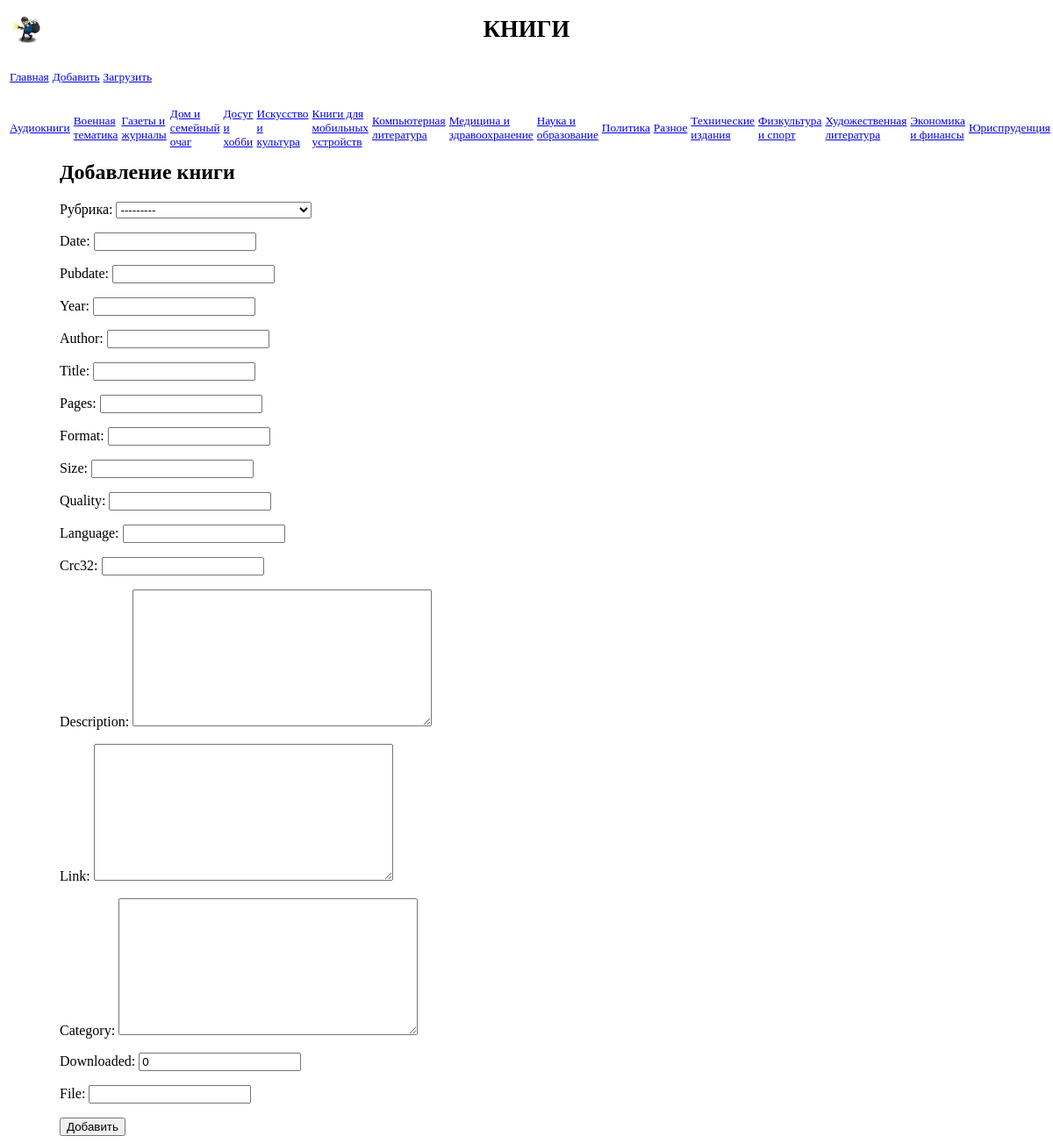
Page /arkadiy39/books/add/ on the committed database.
### arkadiy39/models.py (models this page shows)
class Rubric(models.Model):
    name = models.CharField(max_length=20, db_index=True, verbose_name='Название')
    class Meta:
        verbose_name_plural = "Рубрики"
        verbose_name = "Рубрика"
        ordering = ['name']
    def __str__(self):
        return self.name

### arkadiy39/views.py (the view)
# urls.py: path('books/add/',BooksCreateView.as_view(),name='add'),
class BooksCreateView(CreateView):
    template_name='arkadiy39/create.html'
    form_class = BookForm
    success_url = reverse_lazy('books_index')
    def get_context_data(self, **kwargs):
        context=super().get_context_data(**kwargs)
        context['rubrics']=Rubric.objects.all()
        return context

### arkadiy39/forms.py
class BookForm(ModelForm):
    class Meta:
        model = Books
        fields=('rubric', 'date', 'pubdate', 'year', 'author', 'title', 'pages', 'format','size', 'quality',
                'language', 'crc32','description', 'link', 'category', 'downloaded', 'file')

### arkadiy39/templates/arkadiy39/create.html (shortened to what this page needs)
{%extends "layout/basic.html"%}
{%block content%}
    <h2>Добавление книги</h2>
    <form method="post">
        {{form.as_p}}
        <input type="submit" value="Добавить">
    </form>
{%endblock%}

### arkadiy39/templates/layout/basic.html (shortened to what this page needs)
{%load static%}
<!DOCTYPE html>
<html>
<head>
	<link rel="stylesheet" type="text/css" href="{%static 'books/books_style.css'%}">
</head>
<body>
	<header>
        <h1>Книги</h1>
    </header>
    <nav>
		<table class="table-nav-top">
        <tr>
            <td><a href="{%url 'books_index'%}">Главная</a></td>
            <td><a href="{%url 'add'%}">Добавить</a></td>
            <td><a href="{%url 'load'%}">Загрузить</a></td>
        </tr>
        </table>
		<table class="table-nav">
		<tr>
        {%for rubric in rubrics%}
            <td><a href="{%url 'books_by_rubric' rubric.pk%}">{{rubric.name}}</a></td>
		{%endfor%}
        </tr>
        </table>
	</nav>
	<section>
        {%block content%}
		{%endblock%}
    </section>
</body>
</html>

### arkadiy39/static/books/books_style.css (style rules this page uses)
header h1 { font-size: 20pt; text-transform: uppercase; text-align: center; background: url("rudy-book-thief-clipart-3.png") left /auto 100% no-repeat; }
nav { font-size: 10pt; width: 100%; float: left; }
nav a { display: block; margin: 10px 0px; }
section { margin-left: 60px; }

### rows in the picture
Rubric: name "Аудиокниги"
Rubric: name "Военная тематика"
Rubric: name "Газеты и журналы"
Rubric: name "Дом и семейный очаг"
Rubric: name "Досуг и хобби"
Rubric: name "Искусство и культура"
Rubric: name "Книги для мобильных устройств"
Rubric: name "Компьютерная литература"
Rubric: name "Медицина и здравоохранение"
Rubric: name "Наука и образование"
Rubric: name "Политика"
Rubric: name "Разное"
Rubric: name "Технические издания"
Rubric: name "Физкультура и спорт"
Rubric: name "Художественная литература"
Rubric: name "Экономика и финансы"
Rubric: name "Юриспруденция"
